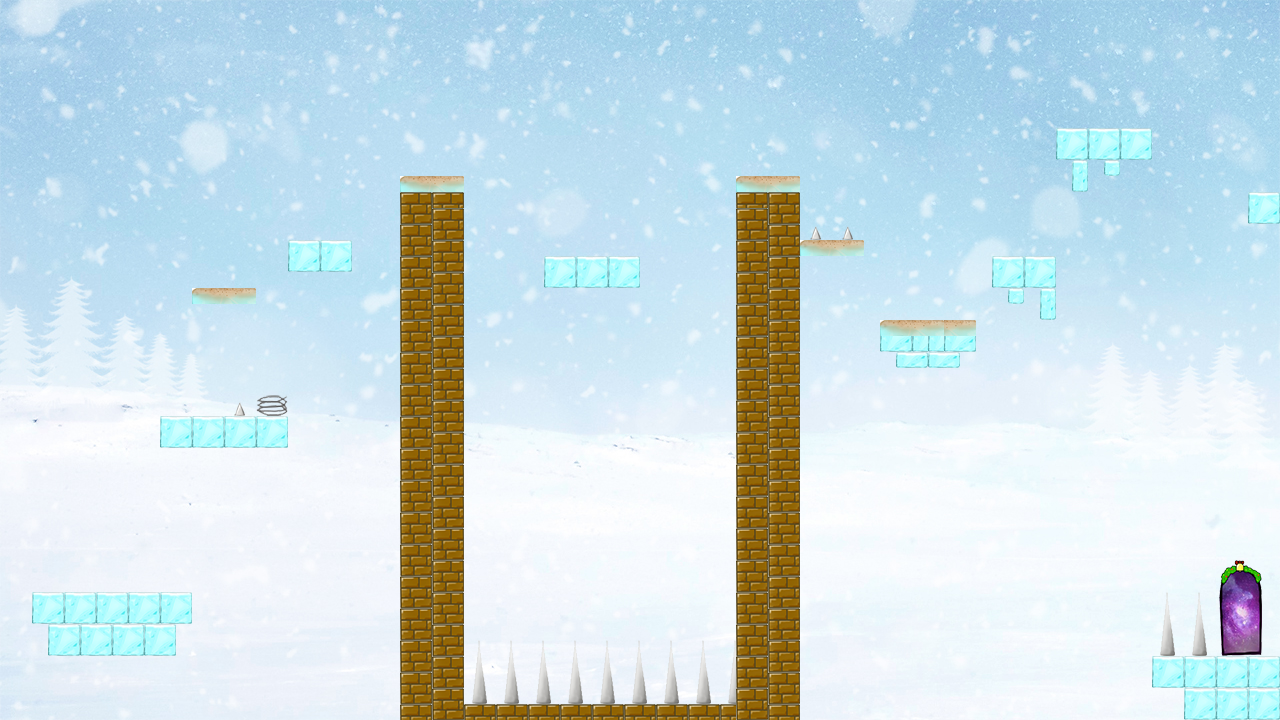

The image is a tile-based game level rendered from a .tmx file. Its description and source (layers, tilesets, objects; grid data summarised) follow:
An orthogonal 80x45 tile map with 16x16 px tiles, 2 tile layers (0_background, 1_graphics), 11 tilesets and 32 objects.

<map version="1.0" tiledversion="1.0.3" orientation="orthogonal" renderorder="right-down" width="80" height="45" tilewidth="16" tileheight="16" nextobjectid="93">
 <tileset firstgid="1" source="background.tsx" />
 <tileset firstgid="2" source="stone.tsx" />
 <tileset firstgid="6" source="sand.tsx" />
 <tileset firstgid="10" source="longspin.tsx" />
 <tileset firstgid="18" source="brick.tsx" />
 <tileset firstgid="22" source="door.tsx" />
 <tileset firstgid="40" source="spine.tsx" />
 <tileset firstgid="44" source="spring(small).tsx" />
 <tileset firstgid="48" source="brick(width).tsx" />
 <tileset firstgid="50" source="brick(h-r).tsx" />
 <tileset firstgid="52" source="brick(1x1).tsx" />
 <layer name="0_background" width="80" height="45">
  <data>[3600 cells, 1 non-empty, 1 distinct tile ids]</data>
 </layer>
 <layer name="1_graphics" width="80" height="45">
  <data>[3600 cells, 561 non-empty, 51 distinct tile ids]</data>
 </layer>
 <objectgroup name="2_ground">
  <object id="44" x="1152.55" y="656" width="128.182" height="31.6364" />
  <object id="45" x="1184.18" y="687.818" width="95.8182" height="31.4545" />
  <object id="47" x="32.1818" y="592" width="159.636" height="31.6364" />
  <object id="48" x="48.1818" y="623.636" width="127.636" height="32.1818" />
  <object id="88" x="192" y="288" width="63.3333" height="15.6667" />
  <object id="89" x="400" y="176" width="63.6667" height="15" />
  <object id="90" x="735.667" y="175.667" width="64.6667" height="16" />
  <object id="91" x="799.667" y="240.333" width="64" height="15.3333" />
  <object id="92" x="879.667" y="320.333" width="96" height="15.6667" />
 </objectgroup>
 <objectgroup name="3_brick">
  <object id="49" x="160.364" y="416" width="127.455" height="32.3636" />
  <object id="50" x="288.364" y="240.364" width="63.6364" height="31.4545" />
  <object id="57" x="544" y="256.182" width="96.1818" height="32" />
  <object id="58" x="880" y="336.545" width="94.9091" height="15.0909" />
  <object id="60" x="895.818" y="352.182" width="64.1818" height="15.4545" />
  <object id="61" x="992.182" y="256.182" width="63.4545" height="31.4545" />
  <object id="63" x="1039.82" y="288" width="15.6364" height="32" />
  <object id="65" x="1008.18" y="288" width="15.6364" height="15.8182" />
  <object id="66" x="1248" y="192.182" width="31.8182" height="31.6364" />
  <object id="67" x="1056" y="128" width="95.8182" height="31.8182" />
  <object id="68" x="1104.18" y="160.182" width="15.4545" height="16" />
  <object id="69" x="1072" y="160" width="15.8182" height="31.6364" />
  <object id="82" x="736" y="193.333" width="63.3333" height="526" />
  <object id="83" x="401.333" y="191.333" width="61.3333" height="527.333" />
  <object id="84" x="463.333" y="704" width="270.667" height="15.3333" />
 </objectgroup>
 <objectgroup name="4_dead">
  <object id="78" x="233.625" y="401.75" width="11.875" height="14.125" />
  <object id="79" x="810.125" y="225.75" width="10.875" height="14" />
  <object id="81" x="842.25" y="225.625" width="11.25" height="14.125" />
  <object id="85" x="463.333" y="639.333" width="272" height="64" />
  <object id="86" x="1158.67" y="590.667" width="16" height="64.6667" />
  <object id="87" x="1192" y="592.667" width="13.3333" height="61.3333" />
 </objectgroup>
 <objectgroup name="5_door">
  <object id="46" x="1235.45" y="585.455" width="13.4545" height="70" />
 </objectgroup>
 <objectgroup name="6_spring">
  <object id="76" x="256.125" y="394.125" width="31.5" height="21.625" />
 </objectgroup>
</map>